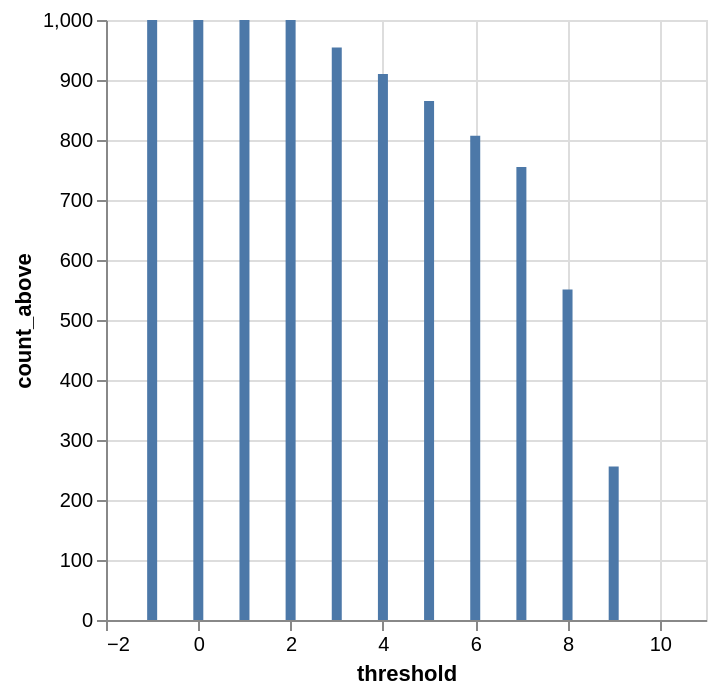

Write notebook code for a chart like this one.
### Code cell
uk.plot.bar(x='threshold', y='count_above')
can.plot.bar(x='threshold', y='count_above')

### Figure 1 — Vega-Lite specification as saved in the notebook (floating-point values rounded to 4 significant figures)
{"config": {"view": {"continuousWidth": 300, "continuousHeight": 300}}, "data": {"name": "data-f8fd48a37e821dc28355614fb0fa8e39"}, "mark": {"type": "bar", "tooltip": true}, "encoding": {"x": {"field": "threshold", "type": "quantitative"}, "y": {"field": "count_above", "type": "quantitative"}}, "params": [{"name": "param_5", "select": {"type": "interval", "encodings": ["x", "y"]}, "bind": "scales"}], "$schema": "https://vega.github.io/schema/vega-lite/v5.20.1.json", "datasets": {"data-f8fd48a37e821dc28355614fb0fa8e39": [{"threshold": -1, "count_above": 1000, "count_above(%)": 1.0}, {"threshold": 0, "count_above": 1000, "count_above(%)": 1.0}, {"threshold": 1, "count_above": 1000, "count_above(%)": 1.0}, {"threshold": 2, "count_above": 1000, "count_above(%)": 1.0}, {"threshold": 3, "count_above": 954, "count_above(%)": 0.954}, {"threshold": 4, "count_above": 910, "count_above(%)": 0.91}, {"threshold": 5, "count_above": 865, "count_above(%)": 0.865}, {"threshold": 6, "count_above": 807, "count_above(%)": 0.807}, {"threshold": 7, "count_above": 755, "count_above(%)": 0.755}, {"threshold": 8, "count_above": 551, "count_above(%)": 0.551}, {"threshold": 9, "count_above": 256, "count_above(%)": 0.256}, {"threshold": 10, "count_above": 0, "count_above(%)": 0.0}]}}
